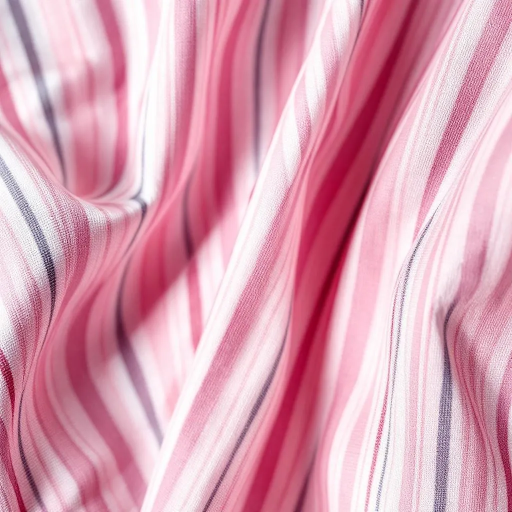
#> input picture server/velqino_backend/products/2026/03/AI-571F3EE2-dedadb.jpg, 1024 x 1024 px (shown at 1/2 size)
$ python -i tryon_engine.py   (imports and definitions only)
#> lines starting #> are read from the running program, lines starting #| are printed output that depends on the picture; after the words box and inside, x2 and y2 are one past the last pixel; in counts of white or black regions, pixels touching at a corner belong together
#> further down, picture is the input picture: PIL image 1024x1024 RGB; mean R, G, B 218.1, 159.5, 178.2
import os
import cv2
import numpy as np
import base64
from io import BytesIO
from PIL import Image, ImageDraw, ImageFilter, ImageEnhance, ImageOps
from django.conf import settings
from ..models import TryOnGenerationSession, TryOnGeneratedAngle, AIModelProfile, AIModelAnglePose
from .base_model_service import hex_to_rgb, generate_studio_model_image


def remove_garment_background(pil_image, tolerance=25):
    """
    Intelligently extracts the garment from flat-lay or hanger backgrounds using
    Otsu thresholding, color distance, and edge smoothing.
    Returns RGBA Image with clean transparent background.
    Guarantees 100% preservation of original fabric colors, textures, patterns, and stitching.
    """
#> called with tolerance = 25
    if pil_image.mode == 'RGBA':
        # Check if already transparent cutout
        alpha_band = pil_image.split()[3]
        min_alpha, max_alpha = alpha_band.getextrema()
        if min_alpha < 180:
            return pil_image

    if pil_image.mode != 'RGB':
        pil_image = pil_image.convert('RGB')

    # Convert to numpy array (OpenCV format)
    cv_img = np.array(pil_image)
    h, w = cv_img.shape[:2]
#> h = 1024; w = 1024

    # Sample corners to determine background color
    corners = [
        cv_img[0:15, 0:15],
        cv_img[0:15, w-15:w],
        cv_img[h-15:h, 0:15],
        cv_img[h-15:h, w-15:w]
    ]
    bg_color = np.median(np.concatenate([c.reshape(-1, 3) for c in corners]), axis=0)
#> bg_color = [209, 163, 184]

    # Compute Euclidean color distance from background
    diff = np.linalg.norm(cv_img.astype(np.float32) - bg_color.astype(np.float32), axis=2)
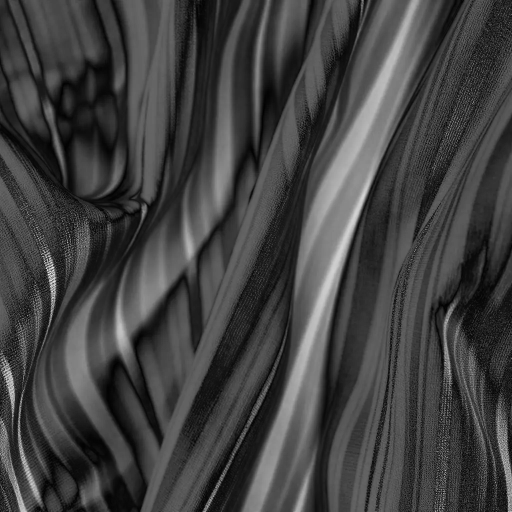
#> diff: shape (1024, 1024) float32 (shown at 1/2 size); min 1.41, max 306.1, mean 79.9; drawn with min black and max white

    # Initial binary mask
    mask = (diff > tolerance).astype(np.uint8) * 255
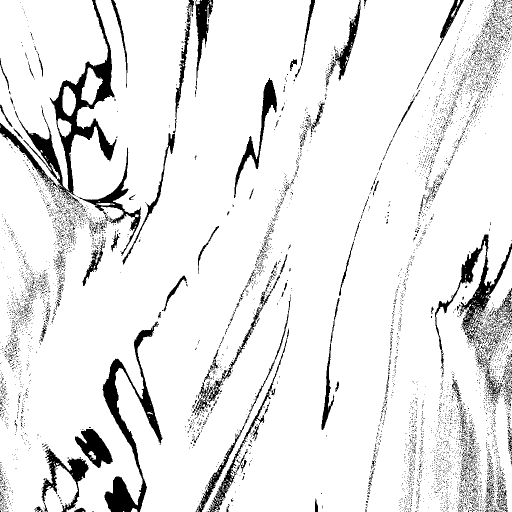
#> mask: shape (1024, 1024) (shown at 1/2 size); 91.2% white; 6660 black regions (6451 under 20 px), largest, box (x1, y1, x2, y2) and area: (0, 0, 233, 408) 14700, (205, 643, 325, 1024) 10006, (870, 469, 1024, 732) 6333

    # Clean morphological noise (fill internal holes, remove stray specs)
    kernel_close = cv2.getStructuringElement(cv2.MORPH_ELLIPSE, (9, 9))
    mask = cv2.morphologyEx(mask, cv2.MORPH_CLOSE, kernel_close)
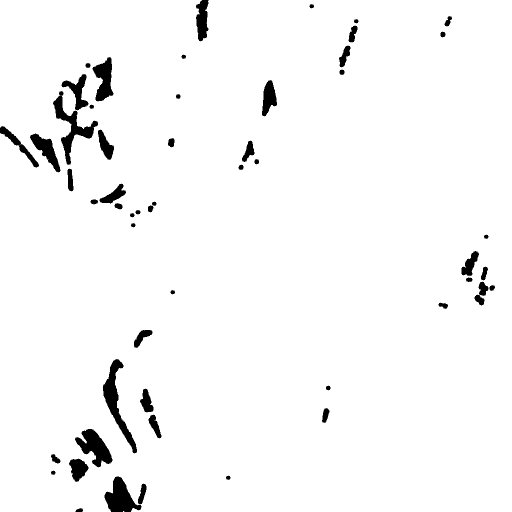
#> mask: shape (1024, 1024) (shown at 1/2 size); 96.8% white; 54 black regions, largest, box (x1, y1, x2, y2) and area: (206, 718, 274, 907) 3326, (106, 182, 196, 330) 3154, (209, 953, 283, 1024) 2855

    kernel_open = cv2.getStructuringElement(cv2.MORPH_ELLIPSE, (5, 5))
    mask = cv2.morphologyEx(mask, cv2.MORPH_OPEN, kernel_open)
#> mask: shape (1024, 1024); 96.8% white; 46 black regions

    # Keep only the largest connected contour (the main garment)
    contours, _ = cv2.findContours(mask, cv2.RETR_EXTERNAL, cv2.CHAIN_APPROX_SIMPLE)
#> contours = 1 contour; box (x1, y1, x2, y2) and area: (0, 0, 1024, 1024) 1040158
    if contours:
        largest_cnt = max(contours, key=cv2.contourArea)
#> largest_cnt = contour of 419 points, box (x1, y1, x2, y2) (0, 0, 1024, 1024), area 1040158
        clean_mask = np.zeros_like(mask)
        cv2.drawContours(clean_mask, [largest_cnt], -1, 255, -1)
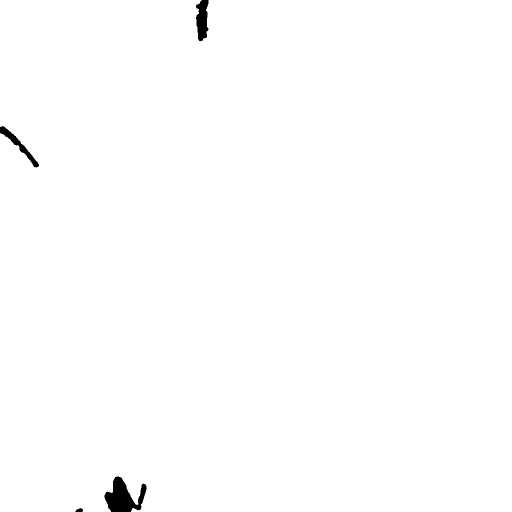
#> clean_mask: shape (1024, 1024) (shown at 1/2 size); 99.4% white; 4 black regions, box (x1, y1, x2, y2) and area: (209, 953, 293, 1024) 3269, (392, 0, 417, 83) 1529, (0, 252, 78, 335) 1184, (151, 1016, 166, 1024) 87
        mask = clean_mask

    # Feather alpha edge for seamless blending
    mask_blurred = cv2.GaussianBlur(mask, (7, 7), 2.5)

    # Build RGBA result - RGB channels remain 100% UNTOUCHED
    rgba = cv2.cvtColor(cv_img, cv2.COLOR_RGB2RGBA)
    rgba[:, :, 3] = mask_blurred
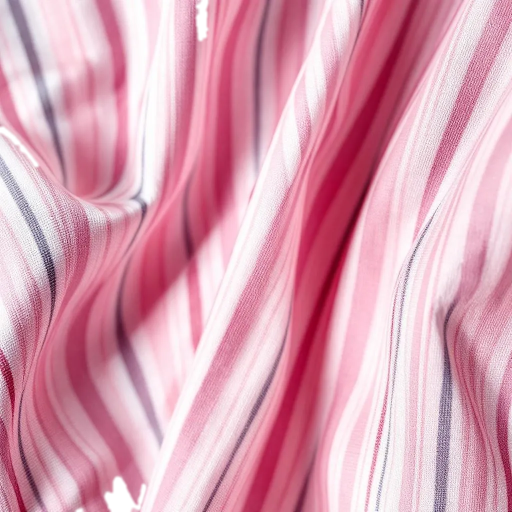
#> rgba: shape (1024, 1024, 4) (shown at 1/2 size); mean R, G, B, A 218.1, 159.5, 178.2, 253.5; transparent parts drawn white

    return Image.fromarray(rgba)


# [402 lines left out: functions crop_to_content, warp_garment_to_model, harmonize_lighting_and_shading, apply_studio_backdrop, pil_to_base64, execute_virtual_tryon, not called in this run]

>>> from PIL import Image
>>> picture = Image.open('../../products/2026/03/AI-571F3EE2-dedadb.jpg')
>>> result = remove_garment_background(picture)
